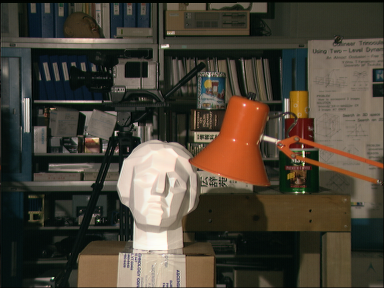
#> input picture Mia/Depth Map/1.png, 384 x 288 px, found by its file name
$ python depth_map.py   (older library calls are emulated)
#> lines starting #> are read from the running program, lines starting #| are printed output that depends on the picture
import cv2

img_left = cv2.imread('Project-Computer-Vision\\Depth Map\\1.png', 0)
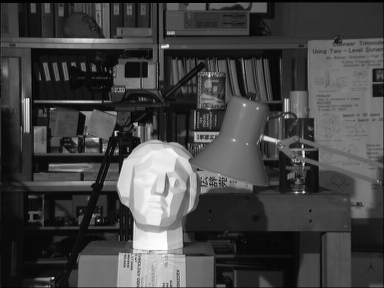
#> img_left: shape (288, 384); min 0, max 253, mean 67.8
img_right = cv2.imread('Project-Computer-Vision\\Depth Map\\2.png', 0)
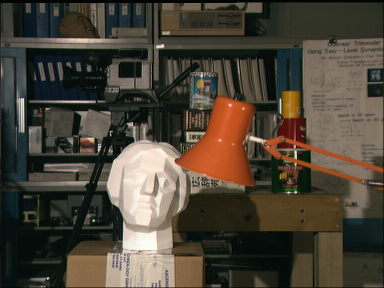
#> input picture Mia/Depth Map/2.png, 384 x 288 px, found by its file name
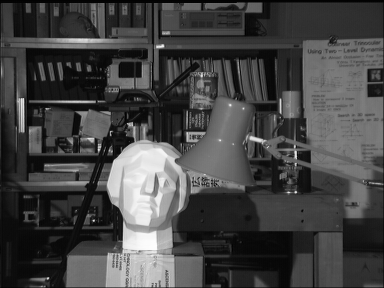
#> img_right: shape (288, 384); min 0, max 253, mean 68.2

# Resize the images to have the same dimensions
img_left = cv2.resize(img_left, (640, 480))
#> img_left: shape (480, 640)
img_right = cv2.resize(img_right, (640, 480))
#> img_right: shape (480, 640)

# Create a stereoBM object
stereo = cv2.StereoSGBM_create(numDisparities=16, blockSize=15)

# Compute the disparity map
disparity = stereo.compute(img_left, img_right)
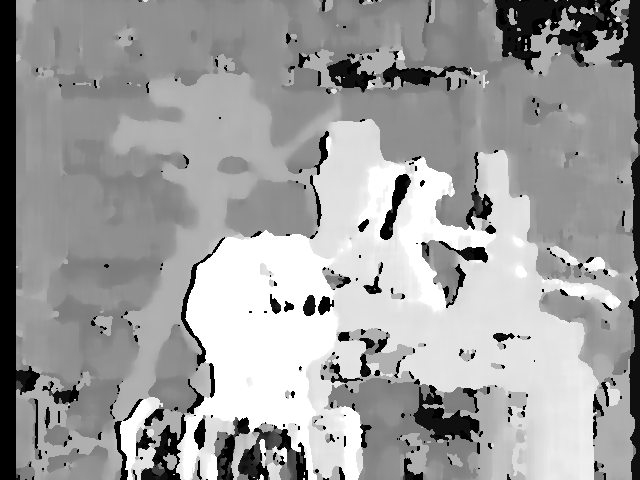
#> disparity: shape (480, 640) int16; min -16, max 240, mean 143.1; drawn with min black and max white

# Normalize the disparity map
disparity_norm = cv2.normalize(disparity, None, alpha=0, beta=255, norm_type=cv2.NORM_MINMAX, dtype=cv2.CV_8U)

# Display output
cv2.imshow('Left Image', img_left)
cv2.imshow('Right Image', img_right)
cv2.imshow('Disparity Map', disparity_norm)
cv2.waitKey(0)
cv2.destroyAllWindows()
